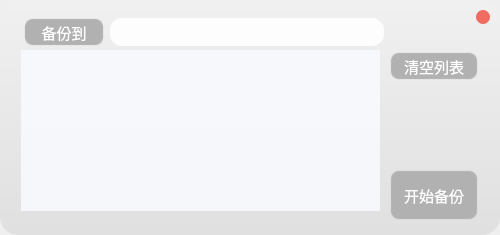
<?xml version="1.0" encoding="UTF-8"?>
<ui version="4.0">
 <class>Form</class>
 <widget class="QWidget" name="Form">
  <property name="geometry">
   <rect>
    <x>0</x>
    <y>0</y>
    <width>500</width>
    <height>235</height>
   </rect>
  </property>
  <property name="minimumSize">
   <size>
    <width>460</width>
    <height>235</height>
   </size>
  </property>
  <property name="windowTitle">
   <string>Form</string>
  </property>
  <layout class="QHBoxLayout" name="horizontalLayout">
   <property name="spacing">
    <number>0</number>
   </property>
   <property name="leftMargin">
    <number>0</number>
   </property>
   <property name="topMargin">
    <number>0</number>
   </property>
   <property name="rightMargin">
    <number>0</number>
   </property>
   <property name="bottomMargin">
    <number>0</number>
   </property>
   <item>
    <widget class="QFrame" name="frame">
     <property name="sizePolicy">
      <sizepolicy hsizetype="Expanding" vsizetype="Expanding">
       <horstretch>0</horstretch>
       <verstretch>0</verstretch>
      </sizepolicy>
     </property>
     <property name="minimumSize">
      <size>
       <width>460</width>
       <height>0</height>
      </size>
     </property>
     <property name="styleSheet">
      <string notr="true">QFrame#frame{
	background-color: qlineargradient(x0:0, y1:0,x0:1, y2:1, stop:0 rgba(240, 240, 240,233), stop:1 rgba(222, 222, 222,233));
border-radius:18px  
}
</string>
     </property>
     <property name="frameShape">
      <enum>QFrame::NoFrame</enum>
     </property>
     <property name="frameShadow">
      <enum>QFrame::Raised</enum>
     </property>
     <property name="lineWidth">
      <number>0</number>
     </property>
     <layout class="QVBoxLayout" name="verticalLayout_2">
      <property name="spacing">
       <number>0</number>
      </property>
      <property name="leftMargin">
       <number>0</number>
      </property>
      <property name="topMargin">
       <number>0</number>
      </property>
      <property name="rightMargin">
       <number>0</number>
      </property>
      <property name="bottomMargin">
       <number>0</number>
      </property>
      <item>
       <widget class="QFrame" name="top_frame">
        <property name="minimumSize">
         <size>
          <width>0</width>
          <height>50</height>
         </size>
        </property>
        <property name="maximumSize">
         <size>
          <width>16777215</width>
          <height>50</height>
         </size>
        </property>
        <property name="styleSheet">
         <string notr="true">QFrame#frame{
	background-color: qlineargradient(x0:0, y1:0,x0:1, y2:1, stop:0 rgb(240, 240, 240), stop:1 rgb(222, 222, 222));
border-radius:20px  
}
</string>
        </property>
        <property name="frameShape">
         <enum>QFrame::NoFrame</enum>
        </property>
        <property name="frameShadow">
         <enum>QFrame::Raised</enum>
        </property>
        <property name="lineWidth">
         <number>0</number>
        </property>
        <layout class="QHBoxLayout" name="top_frame_horizontalLayout" stretch="19,1">
         <property name="spacing">
          <number>57</number>
         </property>
         <property name="leftMargin">
          <number>0</number>
         </property>
         <property name="topMargin">
          <number>0</number>
         </property>
         <property name="rightMargin">
          <number>0</number>
         </property>
         <property name="bottomMargin">
          <number>0</number>
         </property>
         <item>
          <widget class="QFrame" name="path_frame">
           <property name="styleSheet">
            <string notr="true">QFrame#frame{
	background-color: qlineargradient(x0:0, y1:0,x0:1, y2:1, stop:0 rgb(240, 240, 240), stop:1 rgb(222, 222, 222));
border-radius:20px  
}
</string>
           </property>
           <property name="frameShape">
            <enum>QFrame::NoFrame</enum>
           </property>
           <property name="frameShadow">
            <enum>QFrame::Raised</enum>
           </property>
           <property name="lineWidth">
            <number>0</number>
           </property>
           <layout class="QHBoxLayout" name="horizontalLayout_5">
            <property name="leftMargin">
             <number>24</number>
            </property>
            <property name="topMargin">
             <number>16</number>
            </property>
            <property name="bottomMargin">
             <number>2</number>
            </property>
            <item>
             <widget class="QPushButton" name="btn_set_target">
              <property name="sizePolicy">
               <sizepolicy hsizetype="Expanding" vsizetype="Expanding">
                <horstretch>0</horstretch>
                <verstretch>0</verstretch>
               </sizepolicy>
              </property>
              <property name="minimumSize">
               <size>
                <width>66</width>
                <height>28</height>
               </size>
              </property>
              <property name="maximumSize">
               <size>
                <width>80</width>
                <height>28</height>
               </size>
              </property>
              <property name="palette">
               <palette>
                <active>
                 <colorrole role="Button">
                  <brush brushstyle="SolidPattern">
                   <color alpha="255">
                    <red>177</red>
                    <green>177</green>
                    <blue>177</blue>
                   </color>
                  </brush>
                 </colorrole>
                 <colorrole role="ButtonText">
                  <brush brushstyle="SolidPattern">
                   <color alpha="255">
                    <red>255</red>
                    <green>255</green>
                    <blue>255</blue>
                   </color>
                  </brush>
                 </colorrole>
                 <colorrole role="Base">
                  <brush brushstyle="SolidPattern">
                   <color alpha="255">
                    <red>177</red>
                    <green>177</green>
                    <blue>177</blue>
                   </color>
                  </brush>
                 </colorrole>
                 <colorrole role="Window">
                  <brush brushstyle="SolidPattern">
                   <color alpha="255">
                    <red>177</red>
                    <green>177</green>
                    <blue>177</blue>
                   </color>
                  </brush>
                 </colorrole>
                </active>
                <inactive>
                 <colorrole role="Button">
                  <brush brushstyle="SolidPattern">
                   <color alpha="255">
                    <red>177</red>
                    <green>177</green>
                    <blue>177</blue>
                   </color>
                  </brush>
                 </colorrole>
                 <colorrole role="ButtonText">
                  <brush brushstyle="SolidPattern">
                   <color alpha="255">
                    <red>255</red>
                    <green>255</green>
                    <blue>255</blue>
                   </color>
                  </brush>
                 </colorrole>
                 <colorrole role="Base">
                  <brush brushstyle="SolidPattern">
                   <color alpha="255">
                    <red>177</red>
                    <green>177</green>
                    <blue>177</blue>
                   </color>
                  </brush>
                 </colorrole>
                 <colorrole role="Window">
                  <brush brushstyle="SolidPattern">
                   <color alpha="255">
                    <red>177</red>
                    <green>177</green>
                    <blue>177</blue>
                   </color>
                  </brush>
                 </colorrole>
                </inactive>
                <disabled>
                 <colorrole role="Button">
                  <brush brushstyle="SolidPattern">
                   <color alpha="255">
                    <red>177</red>
                    <green>177</green>
                    <blue>177</blue>
                   </color>
                  </brush>
                 </colorrole>
                 <colorrole role="ButtonText">
                  <brush brushstyle="SolidPattern">
                   <color alpha="255">
                    <red>31</red>
                    <green>31</green>
                    <blue>31</blue>
                   </color>
                  </brush>
                 </colorrole>
                 <colorrole role="Base">
                  <brush brushstyle="SolidPattern">
                   <color alpha="255">
                    <red>177</red>
                    <green>177</green>
                    <blue>177</blue>
                   </color>
                  </brush>
                 </colorrole>
                 <colorrole role="Window">
                  <brush brushstyle="SolidPattern">
                   <color alpha="255">
                    <red>177</red>
                    <green>177</green>
                    <blue>177</blue>
                   </color>
                  </brush>
                 </colorrole>
                </disabled>
               </palette>
              </property>
              <property name="font">
               <font>
                <family>Microsoft YaHei</family>
                <pointsize>11</pointsize>
               </font>
              </property>
              <property name="layoutDirection">
               <enum>Qt::RightToLeft</enum>
              </property>
              <property name="styleSheet">
               <string notr="true">QPushButton{
	
	background-color: rgb(177,177, 177);
border:2px solid rgba(199, 199, 199,50);
border-radius:9px;
}
QPushButton:hover {
background-color:rgb(144, 144, 144)
	
}
QPushButton:pressed {
	background-color: rgb(111, 111, 111);
}
</string>
              </property>
              <property name="text">
               <string>备份到</string>
              </property>
             </widget>
            </item>
            <item>
             <widget class="QLabel" name="lab_path_name">
              <property name="sizePolicy">
               <sizepolicy hsizetype="Expanding" vsizetype="Expanding">
                <horstretch>0</horstretch>
                <verstretch>0</verstretch>
               </sizepolicy>
              </property>
              <property name="minimumSize">
               <size>
                <width>0</width>
                <height>28</height>
               </size>
              </property>
              <property name="maximumSize">
               <size>
                <width>16777215</width>
                <height>28</height>
               </size>
              </property>
              <property name="font">
               <font>
                <family>Microsoft YaHei</family>
                <pointsize>10</pointsize>
               </font>
              </property>
              <property name="styleSheet">
               <string notr="true">QLabel {
	border: 0px solid rgb(244, 244, 244); 
	border-radius: 12px; 
	background-color: rgba(255, 255, 255,222); 
	color: rgb(44, 44, 44); 

}
</string>
              </property>
              <property name="text">
               <string/>
              </property>
             </widget>
            </item>
           </layout>
          </widget>
         </item>
         <item>
          <widget class="QFrame" name="close_frame">
           <property name="styleSheet">
            <string notr="true">QFrame#frame{
	background-color: qlineargradient(x0:0, y1:0,x0:1, y2:1, stop:0 rgb(240, 240, 240), stop:1 rgb(222, 222, 222));
border-radius:20px  
}
</string>
           </property>
           <property name="frameShape">
            <enum>QFrame::NoFrame</enum>
           </property>
           <property name="frameShadow">
            <enum>QFrame::Raised</enum>
           </property>
           <property name="lineWidth">
            <number>0</number>
           </property>
           <layout class="QVBoxLayout" name="close_frame_verticalLayout">
            <property name="leftMargin">
             <number>26</number>
            </property>
            <property name="topMargin">
             <number>10</number>
            </property>
            <property name="rightMargin">
             <number>10</number>
            </property>
            <property name="bottomMargin">
             <number>26</number>
            </property>
            <item>
             <widget class="QPushButton" name="btn_close">
              <property name="minimumSize">
               <size>
                <width>14</width>
                <height>14</height>
               </size>
              </property>
              <property name="maximumSize">
               <size>
                <width>14</width>
                <height>14</height>
               </size>
              </property>
              <property name="styleSheet">
               <string notr="true">QPushButton{
	
	background-color: rgb(240, 108, 96);
border:0px solid rgba(113, 17, 15,50);
border-radius:7px;
}
QPushButton:hover {
background-color:rgb(139, 29, 31)
	
}
QPushButton:pressed {
	background-color: rgb(232, 59, 35);
}
</string>
              </property>
              <property name="text">
               <string/>
              </property>
             </widget>
            </item>
           </layout>
          </widget>
         </item>
        </layout>
       </widget>
      </item>
      <item>
       <widget class="QFrame" name="bottom_frame">
        <property name="minimumSize">
         <size>
          <width>0</width>
          <height>0</height>
         </size>
        </property>
        <property name="styleSheet">
         <string notr="true">QFrame#frame{
	background-color: qlineargradient(x0:0, y1:0,x0:1, y2:1, stop:0 rgb(240, 240, 240), stop:1 rgb(222, 222, 222));
border-radius:20px  
}
</string>
        </property>
        <property name="frameShape">
         <enum>QFrame::NoFrame</enum>
        </property>
        <property name="frameShadow">
         <enum>QFrame::Raised</enum>
        </property>
        <property name="lineWidth">
         <number>0</number>
        </property>
        <layout class="QHBoxLayout" name="horizontalLayout_2">
         <property name="spacing">
          <number>0</number>
         </property>
         <property name="topMargin">
          <number>0</number>
         </property>
         <property name="rightMargin">
          <number>0</number>
         </property>
         <property name="bottomMargin">
          <number>0</number>
         </property>
         <item>
          <widget class="QFrame" name="table_frame">
           <property name="sizePolicy">
            <sizepolicy hsizetype="Expanding" vsizetype="Preferred">
             <horstretch>0</horstretch>
             <verstretch>0</verstretch>
            </sizepolicy>
           </property>
           <property name="styleSheet">
            <string notr="true">QFrame#frame{
	background-color: qlineargradient(x0:0, y1:0,x0:1, y2:1, stop:0 rgb(240, 240, 240), stop:1 rgb(222, 222, 222));
border-radius:20px  
}
</string>
           </property>
           <property name="frameShape">
            <enum>QFrame::NoFrame</enum>
           </property>
           <property name="frameShadow">
            <enum>QFrame::Raised</enum>
           </property>
           <property name="lineWidth">
            <number>0</number>
           </property>
           <layout class="QHBoxLayout" name="horizontalLayout_3">
            <property name="leftMargin">
             <number>12</number>
            </property>
            <property name="topMargin">
             <number>0</number>
            </property>
            <property name="rightMargin">
             <number>0</number>
            </property>
            <property name="bottomMargin">
             <number>12</number>
            </property>
            <item>
             <widget class="QTableView" name="tableView">
              <property name="sizePolicy">
               <sizepolicy hsizetype="Expanding" vsizetype="Expanding">
                <horstretch>0</horstretch>
                <verstretch>0</verstretch>
               </sizepolicy>
              </property>
              <property name="palette">
               <palette>
                <active>
                 <colorrole role="WindowText">
                  <brush brushstyle="SolidPattern">
                   <color alpha="255">
                    <red>255</red>
                    <green>255</green>
                    <blue>255</blue>
                   </color>
                  </brush>
                 </colorrole>
                 <colorrole role="Button">
                  <brush brushstyle="SolidPattern">
                   <color alpha="0">
                    <red>255</red>
                    <green>255</green>
                    <blue>255</blue>
                   </color>
                  </brush>
                 </colorrole>
                 <colorrole role="Text">
                  <brush brushstyle="SolidPattern">
                   <color alpha="255">
                    <red>66</red>
                    <green>65</green>
                    <blue>66</blue>
                   </color>
                  </brush>
                 </colorrole>
                 <colorrole role="ButtonText">
                  <brush brushstyle="SolidPattern">
                   <color alpha="255">
                    <red>255</red>
                    <green>255</green>
                    <blue>255</blue>
                   </color>
                  </brush>
                 </colorrole>
                 <colorrole role="Base">
                  <brush brushstyle="SolidPattern">
                   <color alpha="217">
                    <red>249</red>
                    <green>250</green>
                    <blue>255</blue>
                   </color>
                  </brush>
                 </colorrole>
                 <colorrole role="Window">
                  <brush brushstyle="SolidPattern">
                   <color alpha="0">
                    <red>255</red>
                    <green>255</green>
                    <blue>255</blue>
                   </color>
                  </brush>
                 </colorrole>
                 <colorrole role="Highlight">
                  <brush brushstyle="SolidPattern">
                   <color alpha="255">
                    <red>65</red>
                    <green>167</green>
                    <blue>255</blue>
                   </color>
                  </brush>
                 </colorrole>
                 <colorrole role="HighlightedText">
                  <brush brushstyle="SolidPattern">
                   <color alpha="255">
                    <red>255</red>
                    <green>255</green>
                    <blue>255</blue>
                   </color>
                  </brush>
                 </colorrole>
                 <colorrole role="PlaceholderText">
                  <brush brushstyle="SolidPattern">
                   <color alpha="128">
                    <red>255</red>
                    <green>255</green>
                    <blue>255</blue>
                   </color>
                  </brush>
                 </colorrole>
                </active>
                <inactive>
                 <colorrole role="WindowText">
                  <brush brushstyle="SolidPattern">
                   <color alpha="255">
                    <red>255</red>
                    <green>255</green>
                    <blue>255</blue>
                   </color>
                  </brush>
                 </colorrole>
                 <colorrole role="Button">
                  <brush brushstyle="SolidPattern">
                   <color alpha="0">
                    <red>255</red>
                    <green>255</green>
                    <blue>255</blue>
                   </color>
                  </brush>
                 </colorrole>
                 <colorrole role="Text">
                  <brush brushstyle="SolidPattern">
                   <color alpha="255">
                    <red>66</red>
                    <green>65</green>
                    <blue>66</blue>
                   </color>
                  </brush>
                 </colorrole>
                 <colorrole role="ButtonText">
                  <brush brushstyle="SolidPattern">
                   <color alpha="255">
                    <red>255</red>
                    <green>255</green>
                    <blue>255</blue>
                   </color>
                  </brush>
                 </colorrole>
                 <colorrole role="Base">
                  <brush brushstyle="SolidPattern">
                   <color alpha="217">
                    <red>249</red>
                    <green>250</green>
                    <blue>255</blue>
                   </color>
                  </brush>
                 </colorrole>
                 <colorrole role="Window">
                  <brush brushstyle="SolidPattern">
                   <color alpha="0">
                    <red>255</red>
                    <green>255</green>
                    <blue>255</blue>
                   </color>
                  </brush>
                 </colorrole>
                 <colorrole role="Highlight">
                  <brush brushstyle="SolidPattern">
                   <color alpha="255">
                    <red>65</red>
                    <green>167</green>
                    <blue>255</blue>
                   </color>
                  </brush>
                 </colorrole>
                 <colorrole role="HighlightedText">
                  <brush brushstyle="SolidPattern">
                   <color alpha="255">
                    <red>255</red>
                    <green>255</green>
                    <blue>255</blue>
                   </color>
                  </brush>
                 </colorrole>
                 <colorrole role="PlaceholderText">
                  <brush brushstyle="SolidPattern">
                   <color alpha="128">
                    <red>255</red>
                    <green>255</green>
                    <blue>255</blue>
                   </color>
                  </brush>
                 </colorrole>
                </inactive>
                <disabled>
                 <colorrole role="WindowText">
                  <brush brushstyle="SolidPattern">
                   <color alpha="255">
                    <red>255</red>
                    <green>255</green>
                    <blue>255</blue>
                   </color>
                  </brush>
                 </colorrole>
                 <colorrole role="Button">
                  <brush brushstyle="SolidPattern">
                   <color alpha="28">
                    <red>0</red>
                    <green>0</green>
                    <blue>0</blue>
                   </color>
                  </brush>
                 </colorrole>
                 <colorrole role="Text">
                  <brush brushstyle="SolidPattern">
                   <color alpha="255">
                    <red>255</red>
                    <green>255</green>
                    <blue>255</blue>
                   </color>
                  </brush>
                 </colorrole>
                 <colorrole role="ButtonText">
                  <brush brushstyle="SolidPattern">
                   <color alpha="255">
                    <red>255</red>
                    <green>255</green>
                    <blue>255</blue>
                   </color>
                  </brush>
                 </colorrole>
                 <colorrole role="Base">
                  <brush brushstyle="SolidPattern">
                   <color alpha="255">
                    <red>0</red>
                    <green>0</green>
                    <blue>0</blue>
                   </color>
                  </brush>
                 </colorrole>
                 <colorrole role="Window">
                  <brush brushstyle="SolidPattern">
                   <color alpha="28">
                    <red>0</red>
                    <green>0</green>
                    <blue>0</blue>
                   </color>
                  </brush>
                 </colorrole>
                 <colorrole role="Highlight">
                  <brush brushstyle="SolidPattern">
                   <color alpha="255">
                    <red>28</red>
                    <green>75</green>
                    <blue>105</blue>
                   </color>
                  </brush>
                 </colorrole>
                 <colorrole role="HighlightedText">
                  <brush brushstyle="SolidPattern">
                   <color alpha="255">
                    <red>255</red>
                    <green>255</green>
                    <blue>255</blue>
                   </color>
                  </brush>
                 </colorrole>
                 <colorrole role="PlaceholderText">
                  <brush brushstyle="SolidPattern">
                   <color alpha="128">
                    <red>255</red>
                    <green>255</green>
                    <blue>255</blue>
                   </color>
                  </brush>
                 </colorrole>
                </disabled>
               </palette>
              </property>
              <property name="font">
               <font>
                <family>Microsoft YaHei</family>
                <pointsize>10</pointsize>
               </font>
              </property>
              <property name="contextMenuPolicy">
               <enum>Qt::CustomContextMenu</enum>
              </property>
              <property name="styleSheet">
               <string notr="true">QTableWidget{
	color: rgb(255, 255, 255);
border-radius:12px;
	selection-color: rgb(255, 255, 255);
	selection-background-color: rgb(190, 205, 225);
}
QTableWidget::section{
border-radius:12px;
}
QTableWidget:item{
padding-top:12px;
	border-bottom:1px solid rgb(50, 50, 50);
}
QHeaderView::section{
	background-color: rgb(255, 255, 255);
border:none;
	color: rgb(111, 199, 255);
}
</string>
              </property>
              <property name="frameShape">
               <enum>QFrame::NoFrame</enum>
              </property>
              <property name="lineWidth">
               <number>0</number>
              </property>
              <property name="verticalScrollBarPolicy">
               <enum>Qt::ScrollBarAsNeeded</enum>
              </property>
              <property name="horizontalScrollBarPolicy">
               <enum>Qt::ScrollBarAlwaysOff</enum>
              </property>
              <property name="autoScroll">
               <bool>true</bool>
              </property>
              <property name="editTriggers">
               <set>QAbstractItemView::NoEditTriggers</set>
              </property>
              <property name="selectionBehavior">
               <enum>QAbstractItemView::SelectRows</enum>
              </property>
              <property name="showGrid">
               <bool>false</bool>
              </property>
              <attribute name="horizontalHeaderVisible">
               <bool>false</bool>
              </attribute>
              <attribute name="verticalHeaderVisible">
               <bool>false</bool>
              </attribute>
             </widget>
            </item>
           </layout>
          </widget>
         </item>
         <item>
          <layout class="QVBoxLayout" name="btns_verticalLayout" stretch="0,1">
           <property name="spacing">
            <number>88</number>
           </property>
           <property name="leftMargin">
            <number>10</number>
           </property>
           <property name="rightMargin">
            <number>10</number>
           </property>
           <item>
            <widget class="QPushButton" name="btn_clear_file">
             <property name="minimumSize">
              <size>
               <width>88</width>
               <height>28</height>
              </size>
             </property>
             <property name="maximumSize">
              <size>
               <width>16777215</width>
               <height>28</height>
              </size>
             </property>
             <property name="palette">
              <palette>
               <active>
                <colorrole role="Button">
                 <brush brushstyle="SolidPattern">
                  <color alpha="255">
                   <red>177</red>
                   <green>177</green>
                   <blue>177</blue>
                  </color>
                 </brush>
                </colorrole>
                <colorrole role="ButtonText">
                 <brush brushstyle="SolidPattern">
                  <color alpha="255">
                   <red>255</red>
                   <green>255</green>
                   <blue>255</blue>
                  </color>
                 </brush>
                </colorrole>
                <colorrole role="Base">
                 <brush brushstyle="SolidPattern">
                  <color alpha="255">
                   <red>177</red>
                   <green>177</green>
                   <blue>177</blue>
                  </color>
                 </brush>
                </colorrole>
                <colorrole role="Window">
                 <brush brushstyle="SolidPattern">
                  <color alpha="255">
                   <red>177</red>
                   <green>177</green>
                   <blue>177</blue>
                  </color>
                 </brush>
                </colorrole>
               </active>
               <inactive>
                <colorrole role="Button">
                 <brush brushstyle="SolidPattern">
                  <color alpha="255">
                   <red>177</red>
                   <green>177</green>
                   <blue>177</blue>
                  </color>
                 </brush>
                </colorrole>
                <colorrole role="ButtonText">
                 <brush brushstyle="SolidPattern">
                  <color alpha="255">
                   <red>255</red>
                   <green>255</green>
                   <blue>255</blue>
                  </color>
                 </brush>
                </colorrole>
                <colorrole role="Base">
                 <brush brushstyle="SolidPattern">
                  <color alpha="255">
                   <red>177</red>
                   <green>177</green>
                   <blue>177</blue>
                  </color>
                 </brush>
                </colorrole>
                <colorrole role="Window">
                 <brush brushstyle="SolidPattern">
                  <color alpha="255">
                   <red>177</red>
                   <green>177</green>
                   <blue>177</blue>
                  </color>
                 </brush>
                </colorrole>
               </inactive>
               <disabled>
                <colorrole role="Button">
                 <brush brushstyle="SolidPattern">
                  <color alpha="255">
                   <red>177</red>
                   <green>177</green>
                   <blue>177</blue>
                  </color>
                 </brush>
                </colorrole>
                <colorrole role="ButtonText">
                 <brush brushstyle="SolidPattern">
                  <color alpha="255">
                   <red>31</red>
                   <green>31</green>
                   <blue>31</blue>
                  </color>
                 </brush>
                </colorrole>
                <colorrole role="Base">
                 <brush brushstyle="SolidPattern">
                  <color alpha="255">
                   <red>177</red>
                   <green>177</green>
                   <blue>177</blue>
                  </color>
                 </brush>
                </colorrole>
                <colorrole role="Window">
                 <brush brushstyle="SolidPattern">
                  <color alpha="255">
                   <red>177</red>
                   <green>177</green>
                   <blue>177</blue>
                  </color>
                 </brush>
                </colorrole>
               </disabled>
              </palette>
             </property>
             <property name="font">
              <font>
               <family>Microsoft YaHei</family>
               <pointsize>11</pointsize>
              </font>
             </property>
             <property name="styleSheet">
              <string notr="true">QPushButton{
	
	background-color: rgb(177,177, 177);
border:2px solid rgba(199, 199, 199,50);
border-radius:9px;
}
QPushButton:hover {
background-color:rgb(144, 144, 144)
	
}
QPushButton:pressed {
	background-color: rgb(111, 111, 111);
}
</string>
             </property>
             <property name="text">
              <string>清空列表</string>
             </property>
            </widget>
           </item>
           <item>
            <widget class="QPushButton" name="btn_start_backup">
             <property name="minimumSize">
              <size>
               <width>88</width>
               <height>50</height>
              </size>
             </property>
             <property name="maximumSize">
              <size>
               <width>16777215</width>
               <height>50</height>
              </size>
             </property>
             <property name="palette">
              <palette>
               <active>
                <colorrole role="Button">
                 <brush brushstyle="SolidPattern">
                  <color alpha="255">
                   <red>177</red>
                   <green>177</green>
                   <blue>177</blue>
                  </color>
                 </brush>
                </colorrole>
                <colorrole role="ButtonText">
                 <brush brushstyle="SolidPattern">
                  <color alpha="255">
                   <red>255</red>
                   <green>255</green>
                   <blue>255</blue>
                  </color>
                 </brush>
                </colorrole>
                <colorrole role="Base">
                 <brush brushstyle="SolidPattern">
                  <color alpha="255">
                   <red>177</red>
                   <green>177</green>
                   <blue>177</blue>
                  </color>
                 </brush>
                </colorrole>
                <colorrole role="Window">
                 <brush brushstyle="SolidPattern">
                  <color alpha="255">
                   <red>177</red>
                   <green>177</green>
                   <blue>177</blue>
                  </color>
                 </brush>
                </colorrole>
               </active>
               <inactive>
                <colorrole role="Button">
                 <brush brushstyle="SolidPattern">
                  <color alpha="255">
                   <red>177</red>
                   <green>177</green>
                   <blue>177</blue>
                  </color>
                 </brush>
                </colorrole>
                <colorrole role="ButtonText">
                 <brush brushstyle="SolidPattern">
                  <color alpha="255">
                   <red>255</red>
                   <green>255</green>
                   <blue>255</blue>
                  </color>
                 </brush>
                </colorrole>
                <colorrole role="Base">
                 <brush brushstyle="SolidPattern">
                  <color alpha="255">
                   <red>177</red>
                   <green>177</green>
                   <blue>177</blue>
                  </color>
                 </brush>
                </colorrole>
                <colorrole role="Window">
                 <brush brushstyle="SolidPattern">
                  <color alpha="255">
                   <red>177</red>
                   <green>177</green>
                   <blue>177</blue>
                  </color>
                 </brush>
                </colorrole>
               </inactive>
               <disabled>
                <colorrole role="Button">
                 <brush brushstyle="SolidPattern">
                  <color alpha="255">
                   <red>177</red>
                   <green>177</green>
                   <blue>177</blue>
                  </color>
                 </brush>
                </colorrole>
                <colorrole role="ButtonText">
                 <brush brushstyle="SolidPattern">
                  <color alpha="255">
                   <red>31</red>
                   <green>31</green>
                   <blue>31</blue>
                  </color>
                 </brush>
                </colorrole>
                <colorrole role="Base">
                 <brush brushstyle="SolidPattern">
                  <color alpha="255">
                   <red>177</red>
                   <green>177</green>
                   <blue>177</blue>
                  </color>
                 </brush>
                </colorrole>
                <colorrole role="Window">
                 <brush brushstyle="SolidPattern">
                  <color alpha="255">
                   <red>177</red>
                   <green>177</green>
                   <blue>177</blue>
                  </color>
                 </brush>
                </colorrole>
               </disabled>
              </palette>
             </property>
             <property name="font">
              <font>
               <family>Microsoft YaHei</family>
               <pointsize>11</pointsize>
              </font>
             </property>
             <property name="styleSheet">
              <string notr="true">QPushButton{
	
	background-color: rgb(177,177, 177);
border:2px solid rgba(199, 199, 199,50);
border-radius:9px;
}
QPushButton:hover {
background-color:rgb(144, 144, 144)
	
}
QPushButton:pressed {
	background-color: rgb(111, 111, 111);
}
</string>
             </property>
             <property name="text">
              <string>开始备份</string>
             </property>
            </widget>
           </item>
          </layout>
         </item>
         <item>
          <widget class="QFrame" name="right_side_frame">
           <property name="minimumSize">
            <size>
             <width>12</width>
             <height>0</height>
            </size>
           </property>
           <property name="cursor">
            <cursorShape>SizeHorCursor</cursorShape>
           </property>
           <property name="frameShape">
            <enum>QFrame::NoFrame</enum>
           </property>
           <property name="frameShadow">
            <enum>QFrame::Raised</enum>
           </property>
           <property name="lineWidth">
            <number>0</number>
           </property>
          </widget>
         </item>
        </layout>
       </widget>
      </item>
      <item>
       <widget class="QFrame" name="frame_2">
        <property name="minimumSize">
         <size>
          <width>0</width>
          <height>12</height>
         </size>
        </property>
        <property name="frameShape">
         <enum>QFrame::NoFrame</enum>
        </property>
        <property name="frameShadow">
         <enum>QFrame::Raised</enum>
        </property>
        <property name="lineWidth">
         <number>0</number>
        </property>
        <layout class="QHBoxLayout" name="horizontalLayout_7">
         <property name="spacing">
          <number>0</number>
         </property>
         <property name="leftMargin">
          <number>0</number>
         </property>
         <property name="topMargin">
          <number>0</number>
         </property>
         <property name="rightMargin">
          <number>0</number>
         </property>
         <property name="bottomMargin">
          <number>0</number>
         </property>
         <item>
          <widget class="QFrame" name="bottom_side_frame">
           <property name="minimumSize">
            <size>
             <width>0</width>
             <height>12</height>
            </size>
           </property>
           <property name="cursor">
            <cursorShape>SizeVerCursor</cursorShape>
           </property>
           <property name="frameShape">
            <enum>QFrame::NoFrame</enum>
           </property>
           <property name="frameShadow">
            <enum>QFrame::Raised</enum>
           </property>
           <property name="lineWidth">
            <number>0</number>
           </property>
          </widget>
         </item>
         <item>
          <widget class="QFrame" name="conner_frame">
           <property name="minimumSize">
            <size>
             <width>18</width>
             <height>12</height>
            </size>
           </property>
           <property name="maximumSize">
            <size>
             <width>18</width>
             <height>12</height>
            </size>
           </property>
           <property name="cursor">
            <cursorShape>SizeFDiagCursor</cursorShape>
           </property>
           <property name="frameShape">
            <enum>QFrame::NoFrame</enum>
           </property>
           <property name="frameShadow">
            <enum>QFrame::Raised</enum>
           </property>
           <property name="lineWidth">
            <number>0</number>
           </property>
          </widget>
         </item>
        </layout>
       </widget>
      </item>
     </layout>
    </widget>
   </item>
  </layout>
 </widget>
 <resources/>
 <connections/>
</ui>
